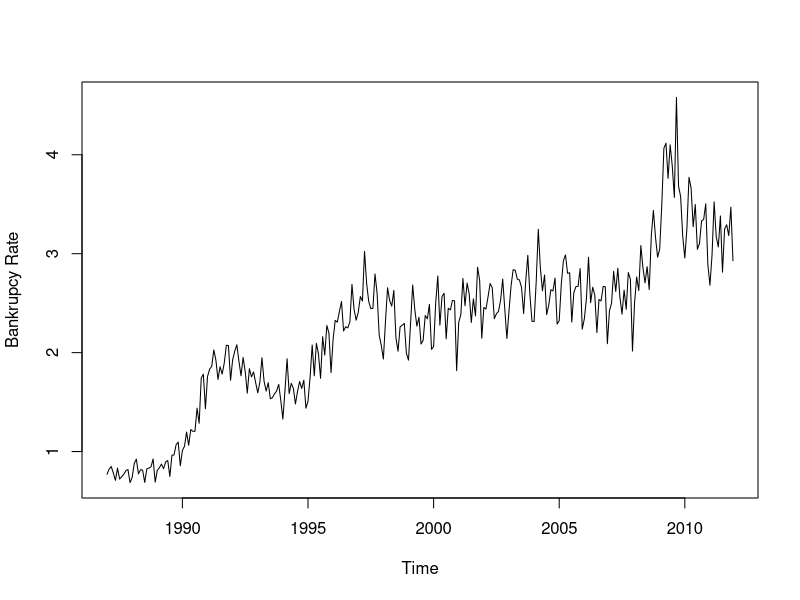
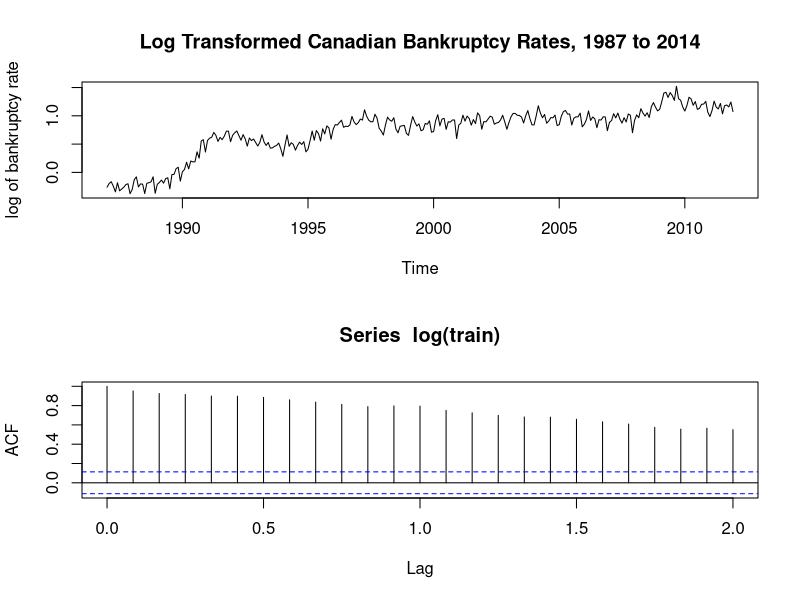
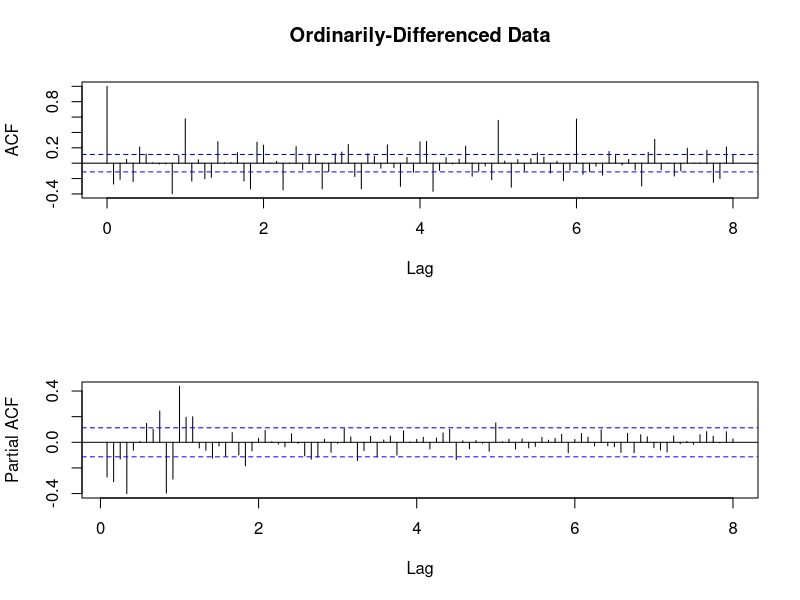

Write R code to recreate these figures, in order. (Note: this script raises an error after producing the figures.)
## SARIMA model test for Canadian Bankruptcy Data

setwd("/Users/Mahsa/Desktop/")

library(forecast)
library(tseries)

# creating workable versions of training and validation sets of data 
data <- read.csv("train.csv", header = TRUE)
test <- read.csv("test.csv",header = TRUE)
train <- ts(data = data$Bankruptcy_Rate[1:300], start= 1987, frequency = 12)
valid <- ts(data = data$Bankruptcy_Rate[301:336], start= 2012, frequency = 12)
data <- ts(data = data$Bankruptcy_Rate, start= 1987, frequency = 12)

# plotting values and log values from data 
par(mfrow = c(1,1))
plot(train,ylab="Bankrupcy Rate")

par(mfrow = c(2,1))
plot(log(train), main = "Log Transformed Canadian Bankruptcy Rates, 1987 to 2014", ylab = "log of bankruptcy rate")
acf(log(train))

# checking for non constant variance using Box Cox 
lambda <- BoxCox.lambda(train)
lambda
train.new <- BoxCox(train, lambda = 'auto')

# removing trend apparent in data
ndiffs(train.new)
adf.test(train.new)

# data differenced once according the ADF test suggestion
adf.test(diff(train.new))

# p.value improved and one difference of data has made the time series stationary

# looking at ACF and PACF of differenced data 
par(mfrow = c(2,1))
acf(diff(train.new), main = 'Ordinarily-Differenced Data', lag.max = 96)
pacf(diff(train.new), main = '', lag.max = 96)

# checking for seasonal effect; nsdiffs indicate that there is no seasonality in data so D = 0 for our SARIMA
train.wotrend <- diff(train.new)
nsdiffs(train.wotrend)


# choosing appropriate model based on spikes in plots, iterating towards the best
# m = 12, D = 0, d = 1, p = 4 or 5, q = 0 or 1, P = 1 or 2, Q = 1 
m1 <- arima(train.new, order=c(5,1,0), seasonal = list(order = c(2,0,1), period = 12), method = "ML")
summary(m1)

m2 <- arima(train.new, order=c(4,1,0), seasonal = list(order = c(1,0,1), period = 12), method = "ML")
summary(m2)

m3 <- arima(train.new, order=c(4,1,1), seasonal = list(order = c(1,0,1), period = 12), method = "ML")
summary(m3)

m4 <- arima(train.new, order=c(4,1,0), seasonal = list(order = c(2,0,1), period = 12), method = "ML")
summary(m4)

m1_valid <- forecast(m1, h = 36,level=95)
m2_valid <- forecast(m2, h = 36,level=95)
m3_valid <- forecast(m3, h = 36,level=95)
m4_valid <- forecast(m4, h = 36,level=95)

# Using InvBoxCox for RMSE values of validations of each model

sqrt(mean((InvBoxCox(m1_valid$mean,lambda)-valid)^2))

sqrt(mean((InvBoxCox(m2_valid$mean,lambda)-valid)^2))

sqrt(mean((InvBoxCox(m3_valid$mean,lambda)-valid)^2))

sqrt(mean((InvBoxCox(m4_valid$mean,lambda)-valid)^2))

# smallest value for RMSE is for m1, with 0.255362

# rebuilding the forecast on the original training data set

data.new <- BoxCox(data, lambda = lambda)
m1.new <- arima(x = data.new, order = c(5, 1, 0), seasonal = list(order = c(2, 0, 1), period = 12), method = "ML")

m1.fitted<- InvBoxCox(fitted(m1.new),lambda)

# generating forecasts to be plotted of full training set 
m1_test <- forecast(m1.new, h = 36, level = 95)
m1_test.mean <- InvBoxCox(m1_test$mean,lambda)
m1_test.lower <- InvBoxCox(m1_test$lower,lambda)
m1_test.upper <- InvBoxCox(m1_test$upper,lambda)

# plotting forecasts with bankruptcy rate data
par(mfrow=c(1,1))
plot(data, main = "Forecasts for Canadian Bankruptcy Rates",ylab="Bankrupcy Rate",xlim=c(1987,2018))
lines(m1_test.mean,type='l',col='green')
lines(m1_test.lower,type='l',col='navy')
lines(m1_test.upper,type='l',col='navy')
lines(m1.fitted,type='l',col='red')
legend("topleft", legend = c("Observed", "Predicted", "Prediction Interval","Fitted"), lty = 1, col =  c("black", "green", "navy", "red"), cex = 0.4)

# Residual Assumptions tests
par(mfrow=c(3,1))
plot(m1$residuals, main = "Residuals vs. Time", ylab = "Residuals")
abline(h = 0, col = "red")
acf(m1$residuals, main = "ACF of Residuals")
qqnorm(m1$residuals)
qqline(m1$residuals, col = "red")


# Values for predictions
m1_test.mean
